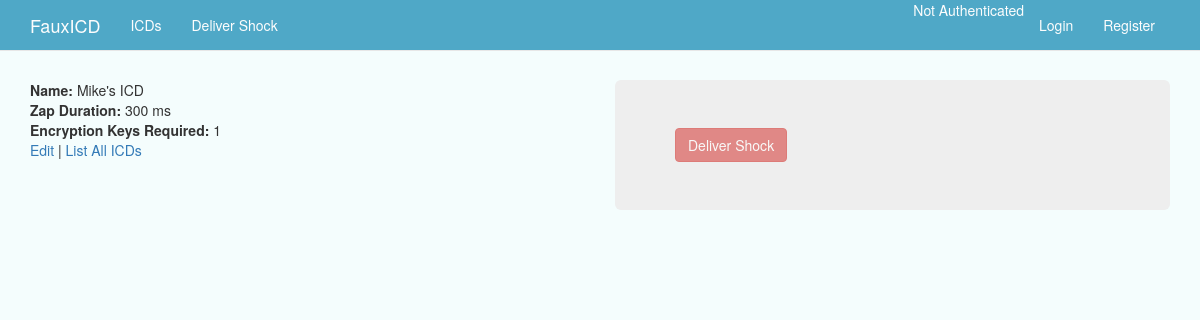
The page /web/icd/1/ on the database as committed earlier.
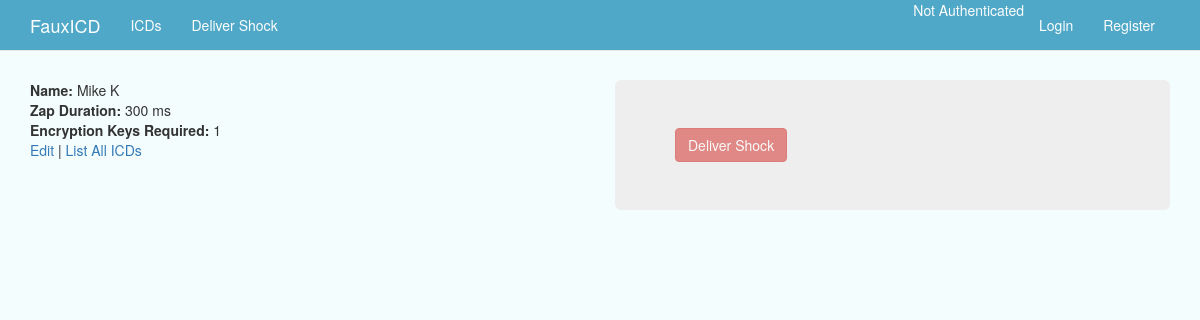
The same page on the database as committed later.
### web/models.py (models this page shows, shortened)
class Icd(models.Model):
    name = models.CharField(max_length=128, unique=True)
    zap_duration = models.IntegerField(default=0) #duration of a zap in milliseconds
    keys_required = models.IntegerField(default=2) #num of encryption keys required to execute

### web/views.py (the view)
# urls.py: url(r'^icd/(?P<id>\d+)/$', views.show_icd, name='show_icd'),
def show_icd(request, id=None):
    if request.method == 'GET':
        if id:
            icd = Icd.objects.get(id=id)
        else:
            icd = None
    else:
        return redirect('icd_index')
    context_dict = {'icd': icd}
    return render(request, 'web/icd.html', context_dict)

### templates/web/icd.html (shortened to what this page needs)
{% extends 'base.html' %}
{% block body_block %}
  <div class="row">
    <div class="col-md-6">
      {% if icd %}
        <b>Name:</b> {{ icd.name }}<br />
        <b>Zap Duration:</b> {{ icd.zap_duration }} ms<br />
        <b>Encryption Keys Required:</b> {{ icd.keys_required }}<br />
      {% endif %}
      <div><a href="{% url 'edit_icd' id=icd.id %}" >Edit</a> | <a href="{% url 'icd_index' %}" >List All ICDs</a></div>
    </div>
    <div class="col-md-6">
      <div class="jumbotron">
        <div class="btn btn-danger{% if not user.is_authenticated %} disabled{% endif %}" id="shock-button">Deliver Shock</div>
      </div>
    </div>
  </div>
{% endblock %}

Rows that differ between the two databases and show on the page:
changed Icd: name "Mike's ICD" → "Mike K"
